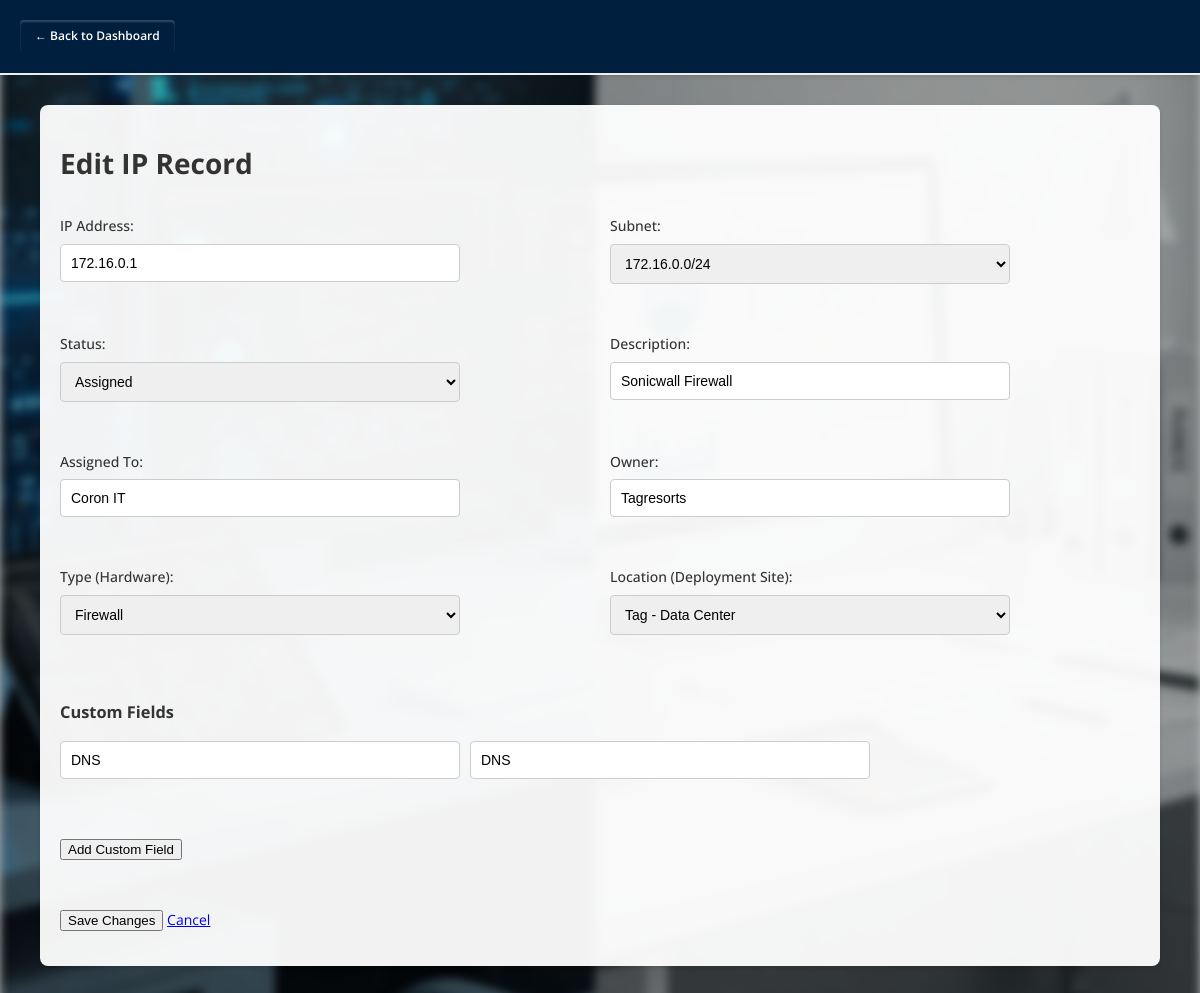
The page /edit_ip.php?id=5 (signed in) on the database its author committed.
### tables this page shows
CREATE TABLE `ips` (
  `id` int(11) NOT NULL AUTO_INCREMENT,
  `ip_address` varchar(45) NOT NULL,
  `subnet_id` int(11) DEFAULT NULL,
  `status` enum('Available','Reserved','Assigned','Expired') DEFAULT 'Available',
  `description` text DEFAULT NULL,
  `assigned_to` varchar(255) DEFAULT NULL,
  `owner` varchar(100) DEFAULT NULL,
  `created_by` int(11) DEFAULT NULL,
  `expires_at` date DEFAULT NULL,
  `created_at` timestamp NOT NULL DEFAULT current_timestamp(),
  `last_updated` timestamp NOT NULL DEFAULT current_timestamp() ON UPDATE current_timestamp(),
  `type` varchar(100) NOT NULL DEFAULT 'Unknown',
  `location` varchar(255) NOT NULL DEFAULT 'Not Specified',
  `company_id` int(11) NOT NULL DEFAULT 1,
  PRIMARY KEY (`id`),
  UNIQUE KEY `ip_address` (`ip_address`),
  KEY `subnet_id` (`subnet_id`),
  KEY `fk_ips_company` (`company_id`),
  CONSTRAINT `fk_ips_company` FOREIGN KEY (`company_id`) REFERENCES `companies` (`company_id`) ON DELETE CASCADE,
  CONSTRAINT `ips_ibfk_1` FOREIGN KEY (`subnet_id`) REFERENCES `subnets` (`id`)
);

CREATE TABLE `subnets` (
  `id` int(11) NOT NULL AUTO_INCREMENT,
  `subnet` varchar(50) NOT NULL,
  `description` text DEFAULT NULL,
  `vlan_id` varchar(20) DEFAULT NULL,
  `created_by` int(11) DEFAULT NULL,
  `company_id` int(11) NOT NULL DEFAULT 1,
  PRIMARY KEY (`id`),
  KEY `created_by` (`created_by`),
  KEY `fk_subnets_company` (`company_id`),
  CONSTRAINT `fk_subnets_company` FOREIGN KEY (`company_id`) REFERENCES `companies` (`company_id`) ON DELETE CASCADE,
  CONSTRAINT `subnets_ibfk_1` FOREIGN KEY (`created_by`) REFERENCES `users` (`id`)
);

CREATE TABLE `custom_fields` (
  `id` int(11) NOT NULL AUTO_INCREMENT,
  `ip_id` int(11) DEFAULT NULL,
  `field_name` varchar(50) DEFAULT NULL,
  `field_value` text DEFAULT NULL,
  PRIMARY KEY (`id`),
  KEY `ip_id` (`ip_id`),
  CONSTRAINT `custom_fields_ibfk_1` FOREIGN KEY (`ip_id`) REFERENCES `ips` (`id`)
);

### edit_ip.php (the view, shortened to what this page needs)
<?php
include 'config.php';
$ip_id = $_GET['id'];
$stmt = $pdo->prepare("SELECT * FROM ips WHERE id = ?");
$stmt->execute([$ip_id]);
$ip_record = $stmt->fetch();
$subnets = $pdo->query("SELECT * FROM subnets")->fetchAll();
$folder = "data";
$filePath = $folder . "/dropdown_options.json";
$defaultOptions = [
    "types" => ["Router", "Server", "Switch", "Firewall", "Workstation", "Other"],
    "locations" => ["Data Center", "Office", "Remote", "Warehouse", "Other"]
];
if (file_exists($filePath)) {
    $jsonData = file_get_contents($filePath);
    $options = json_decode($jsonData, true);
} else {
    $options = $defaultOptions;
}
$cfStmt = $pdo->prepare("SELECT * FROM custom_fields WHERE ip_id = ?");
$cfStmt->execute([$ip_id]);
$custom_fields = $cfStmt->fetchAll();
?>
<!DOCTYPE html>
<html lang="en">
<head>
    <link rel="stylesheet" href="style.css">
</head>
<body>
    <div class="nav">
        <a href="dashboard.php" class="nav-btn">← Back to Dashboard</a>
    </div>
    <div class="container">
        <h1>Edit IP Record</h1>
        <form method="POST" class="form-container">
            <div class="form-group">
                <label for="ip_address">IP Address:</label>
                <input type="text" id="ip_address" name="ip_address" value="<?= htmlspecialchars($ip_record['ip_address']) ?>" required>
            </div>
            <div class="form-group">
                <label for="subnet_id">Subnet:</label>
                <select name="subnet_id" id="subnet_id">
                    <?php foreach ($subnets as $subnet): ?>
                        <option value="<?= $subnet['id'] ?>" <?= ($subnet['id'] == $ip_record['subnet_id']) ? 'selected' : '' ?>>
                            <?= htmlspecialchars($subnet['subnet']) ?>
                        </option>
                    <?php endforeach; ?>
                </select>
            </div>
            <div class="form-group">
                <label for="status">Status:</label>
                <select name="status" id="status">
                    <option value="Assigned" <?= $ip_record['status'] === 'Assigned' ? 'selected' : '' ?>>Assigned</option>
                </select>
            </div>
            <div class="form-group">
                <label for="description">Description:</label>
                <input type="text" id="description" name="description" value="<?= htmlspecialchars($ip_record['description']) ?>">
            </div>
            <div class="form-group">
                <label for="assigned_to">Assigned To:</label>
                <input type="text" id="assigned_to" name="assigned_to" value="<?= htmlspecialchars($ip_record['assigned_to']) ?>">
            </div>
            <div class="form-group">
                <label for="owner">Owner:</label>
                <input type="text" id="owner" name="owner" value="<?= htmlspecialchars($ip_record['owner']) ?>">
            </div>
            <div class="form-group">
                <label for="type">Type (Hardware):</label>
                <select name="type" id="type" required>
                    <?php foreach ($options['types'] as $typeOption): ?>
                        <option value="<?= htmlspecialchars($typeOption) ?>" <?= $ip_record['type'] === $typeOption ? 'selected' : '' ?>>
                            <?= htmlspecialchars($typeOption) ?>
                        </option>
                    <?php endforeach; ?>
                </select>
            </div>
            <div class="form-group">
                <label for="location">Location (Deployment Site):</label>
                <select name="location" id="location" required>
                    <?php foreach ($options['locations'] as $locationOption): ?>
                        <option value="<?= htmlspecialchars($locationOption) ?>" <?= $ip_record['location'] === $locationOption ? 'selected' : '' ?>>
                            <?= htmlspecialchars($locationOption) ?>
                        </option>
                    <?php endforeach; ?>
                </select>
            </div>
            <div id="customFieldsContainer" class="form-group full-width">
                <h3>Custom Fields</h3>
                <?php if (!empty($custom_fields)): ?>
                    <?php foreach ($custom_fields as $field): ?>
                        <div class="custom-field-row">
                            <input type="text" name="custom_field_name[]" placeholder="Field Name" value="<?= htmlspecialchars($field['field_name']) ?>">
                            <input type="text" name="custom_field_value[]" placeholder="Field Value" value="<?= htmlspecialchars($field['field_value']) ?>">
                        </div>
                    <?php endforeach; ?>
                <?php endif; ?>
            </div>
            <div class="form-group full-width">
                <button type="button" onclick="addCustomField()" class="btn">Add Custom Field</button>
            </div>
            <div class="form-group full-width">
                <button type="submit" class="btn">Save Changes</button>
                <a href="dashboard.php" class="btn">Cancel</a>
            </div>
        </form>
    </div>
</body>
</html>

### style.css (style rules this page uses)
:root { --primary-color: #007bff; --primary-dark: #0056b3; --background-color: #f5f5f5; --text-color: #333; --header-bg: #001f3f; --header-border: #eee; --card-bg: #fff; --card-shadow: rgba(0, 0, 0, 0.1); }
html, body { margin: 0; padding: 0; margin-bottom: 30px; }
body { font-family: 'Open Sans', sans-serif; font-size: 14px; line-height: 1.4; min-height: 100vh; color: var(--text-color); position: relative; overflow-x: hidden; }
body::before { content: ""; position: fixed; top: 0; left: 0; width: 100%; height: 100%; background: url('ipam.jpg') no-repeat center center fixed; background-size: cover; filter: blur(5px); z-index: -1; }
body::after { content: ""; position: fixed; top: 0; left: 0; width: 100%; height: 100%; background: rgba(0, 0, 0, 0.3); z-index: -1; }
.nav { background-color: var(--header-bg); margin-bottom: 30px; padding: 20px; border-bottom: 2px solid var(--header-border); box-shadow: 0 2px 4px var(--card-shadow); }
.nav-btn { text-decoration: none; background: #001f3f; color: #fff; padding: 8px 15px; border-radius: 5px; font-size: 12px; font-weight: 600; transition: 0.3s ease-in-out; display: inline-block; }
form div, .form-group { margin: 15px 0; font-size: 14px; }
input, select { padding: 10px; width: 100%; max-width: 400px; border: 1px solid #ccc; border-radius: 4px; box-sizing: border-box; font-size: 14px; }
.container { background-color: rgba(255, 255, 255, 0.95); padding: 20px; border-radius: 8px; box-shadow: 0 2px 4px var(--card-shadow); margin: 20px; }
.form-group label { display: block; margin-bottom: 8px; font-weight: 500; }
.nav-btn, button.nav-btn, .logout-btn, .login-button { color: #fff; padding: 8px 15px; border-radius: 4px; border: none; cursor: pointer; transition: background-color 0.2s, box-shadow 0.2s; box-shadow: inset 0 2px 2px rgba(255, 255, 255, 0.2); }

### edit_ip.php (style rules this page uses)
.container { width: 90%; max-width: 1200px; margin: 20px auto; }
.form-container { display: flex; flex-wrap: wrap; gap: 20px; }
.form-group { flex: 1 1 45%; min-width: 300px; }
.full-width { flex: 1 1 100%; }
#customFieldsContainer { width: 100%; }
.custom-field-row { display: flex; gap: 10px; margin-bottom: 10px; }
.custom-field-row input { flex: 1; }

### rows shown on the page
ips: ip_address "172.16.0.1", subnet_id "172.16.0.0/24", status "Assigned", description "Sonicwall Firewall", assigned_to "Coron IT", owner "Tagresorts", type "Firewall", location "Tag - Data Center"
custom_fields: field_name "DNS", field_value "DNS"
